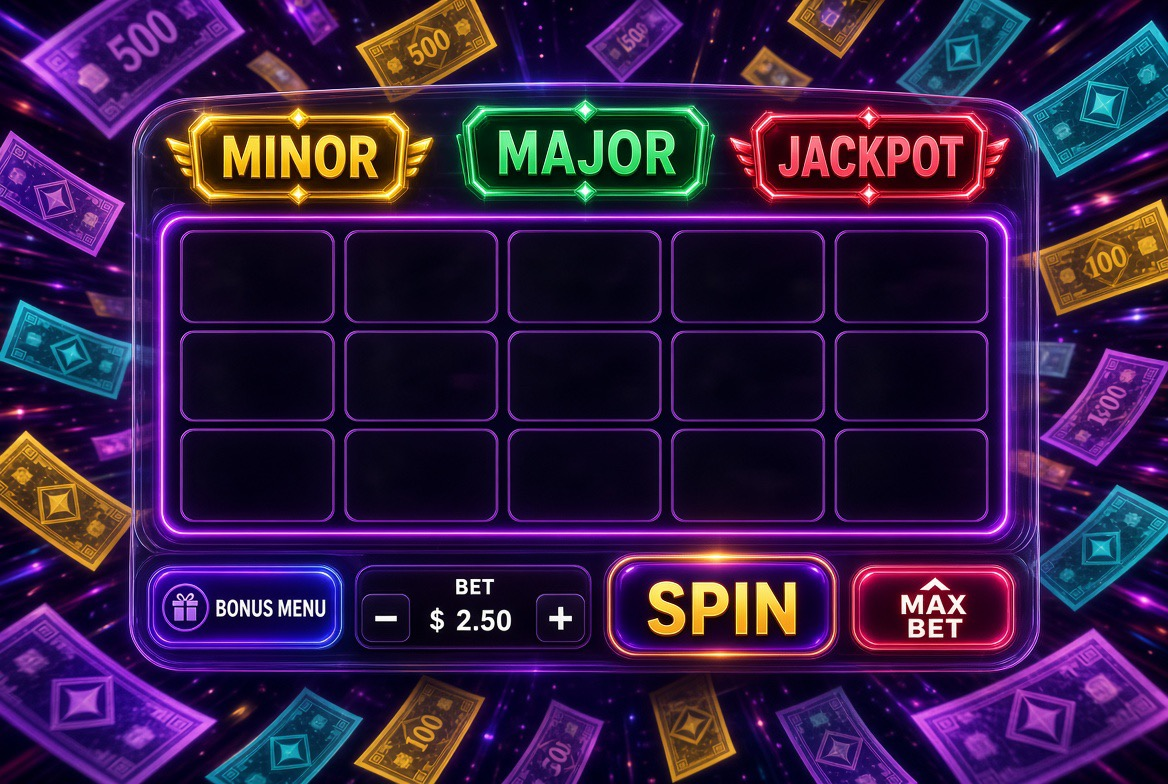
#> input picture tools/art/billets/decor-large.jpg, 1168 x 784 px; its folder holds 2 pictures in this run
$ python clean.py
#> lines starting #> are read from the running program, lines starting #| are printed output that depends on the picture
### tools/art/videobg.py
# Shared tools for the owner's animated slot backgrounds (one video for computers, one for phones held upright):
# read a video, erase painted parts on every frame (inpaint, smooth panel), make a seamless loop and write the files the
# game plays (×2, silent, H.264) + the first frame as poster. Used by tools/art/<game>/clean.py
# (pip install opencv-python-headless numpy pillow; needs ffmpeg).
#
# Seamless loop: the end fades into the start (FADE frames), then the first TAIL frames are written again after the end;
# the game jumps back by one loop (LOOP = (frames - FADE) / FPS seconds) while they play, so the video never stops on
# its last frame (core/videobg.js).
import os, subprocess
import numpy as np, cv2
from PIL import Image

FPS, FADE, TAIL, UP = 24, 24, 12, 2


# [4 lines left out: function read, not called in this run]


def gold(a):  # > 0 on gold / white paint, very negative on night-blue or purple panels
    a = a.astype(np.float32)
    return (a[..., 0] + a[..., 1]) / 2 - a[..., 2]


def lum(a):
    a = a.astype(np.float32)
    return 0.3 * a[..., 0] + 0.59 * a[..., 1] + 0.11 * a[..., 2]


def box(shape, x0, y0, x1, y1):
    m = np.zeros(shape[:2], bool); m[y0:y1, x0:x1] = True; return m


def disc(shape, cx, cy, r):
    yy, xx = np.mgrid[:shape[0], :shape[1]]
    return (xx - cx) ** 2 + (yy - cy) ** 2 <= r * r


def grow(m, n):
    return cv2.dilate(m.astype(np.uint8), np.ones((2 * n + 1, 2 * n + 1), np.uint8)) > 0 if n else m


def mend(f, m, r=4, soft=2.0):
    """inpaint the pixels of mask m, then soften them (feathered) so that no trace of the paint stays"""
    if not m.any(): return f
    g = cv2.inpaint(np.ascontiguousarray(f), m.astype(np.uint8), r, cv2.INPAINT_TELEA)
    b = cv2.GaussianBlur(g, (0, 0), soft)
    k = cv2.GaussianBlur(m.astype(np.float32), (0, 0), 1.2)[..., None]
    return (g * (1 - k) + b * k).clip(0, 255).astype(np.uint8)


# [26 lines left out: functions loop, write, make, not called in this run]

### tools/art/billets/clean.py
# Le Coffre-Fort: the owner's 2 pictures of 16 November 2026 (decor-large.jpg 1168 × 784 for computers, decor-haut.jpg
# 784 × 1168 for phones held upright: neon frame, MINOR / MAJOR / JACKPOT plates, bills flying) -> assets/games/billets/
# scene-large.webp / scene-haut.webp. Erased: the painted cells of the window (the game draws its 5 × 3 reels there), the
# painted bet « $ 2.50 » / « 25.00 » and, on the phone, « BALANCE 2,450.00 · TOTAL BET 25.00 · WIN 0.00 » (our plates).
#   python3 tools/art/billets/clean.py   (pip install opencv-python-headless numpy pillow)
import os, sys
import numpy as np
from PIL import Image
sys.path.insert(0, os.path.join(os.path.dirname(os.path.abspath(__file__)), '..'))
from videobg import mend, box, grow, lum

HERE = os.path.dirname(os.path.abspath(__file__)); OUT = os.path.join(HERE, '../../../assets/games/billets')
JOBS = {
    'large': {'win': (176, 226, 992, 525), 'txt': [(418, 601, 532, 640, 110)]},
    'haut': {'win': (118, 344, 666, 742), 'txt': [(322, 916, 458, 965, 110), (26, 1094, 762, 1140, 80)]},
}
for name, J in JOBS.items():
    a = np.asarray(Image.open(os.path.join(HERE, f'decor-{name}.jpg')).convert('RGB')).copy()
#> a is the input picture: shape (784, 1168, 3); mean R, G, B 52.2, 28.5, 68
    for (x0, y0, x1, y1, t) in J['txt']:
        a = mend(a, grow(box(a.shape, x0, y0, x1, y1) & (lum(a) > t), 3), 6, 2.5)
#> this loop made 1 pass
#> pass 1, in mend, `b = cv2.GaussianBlur(g, (0, 0), soft)`:
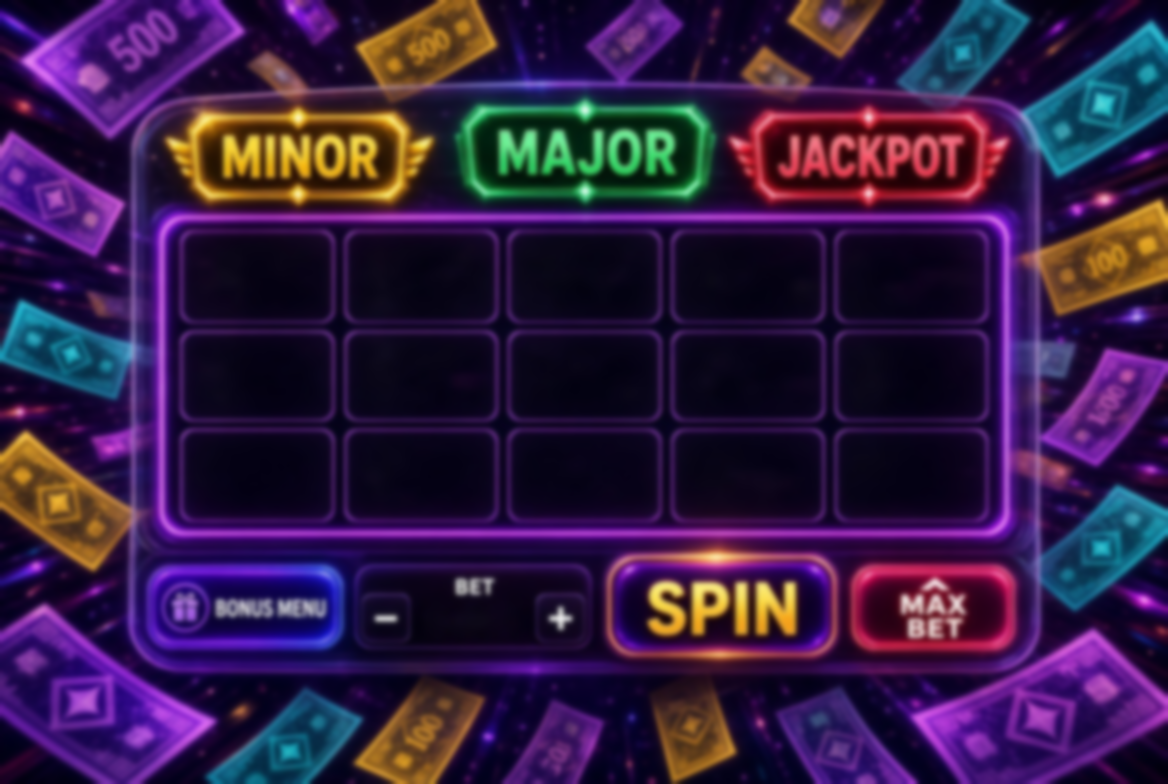
#> b: shape (784, 1168, 3); mean R, G, B 52, 28.4, 67.8
#> pass 1, in mend, `k = cv2.GaussianBlur(m.astype(np.float32), (0, 0), 1.2)[..., None]`:
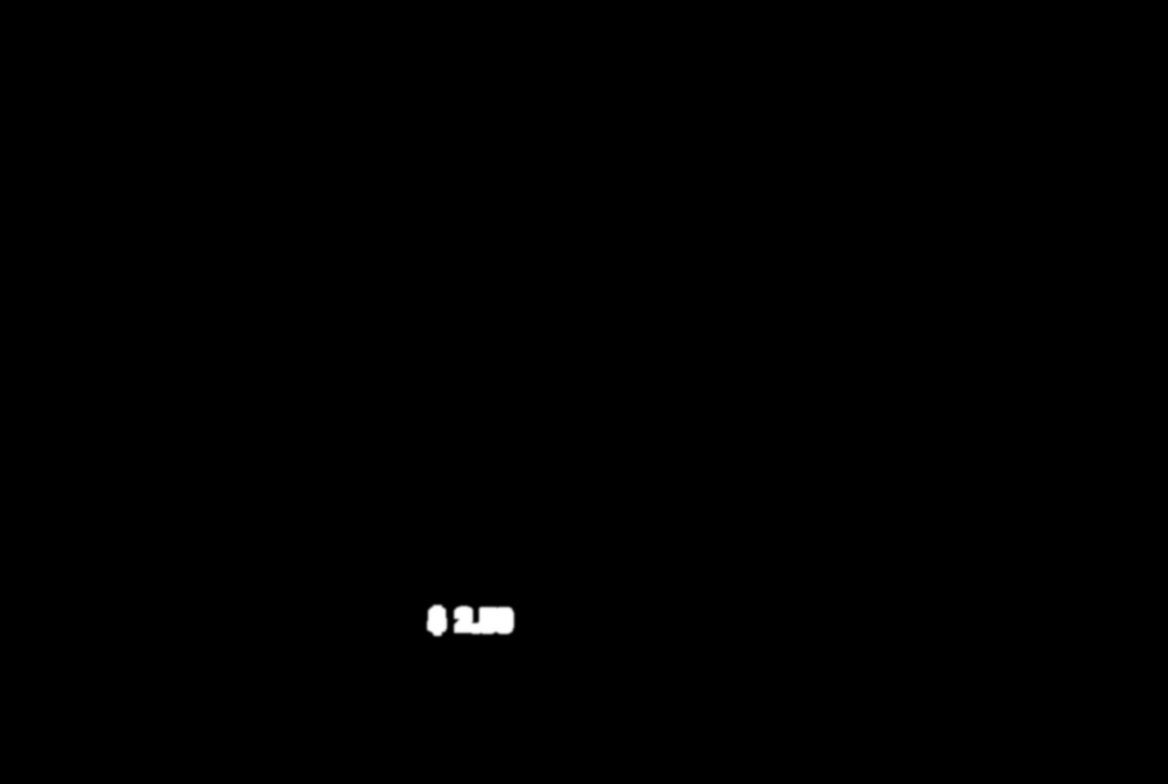
#> k: shape (784, 1168, 1) float32; min 0, max 1, mean 0.00215
    x0, y0, x1, y1 = J['win']                       # the window: one dark glass, faintly lit in the middle
    h, w = y1 - y0, x1 - x0
    yy, xx = np.mgrid[:h, :w]
    d = np.sqrt(((xx - w / 2) / (w / 2)) ** 2 + ((yy - h / 2) / (h / 2)) ** 2)
    glow = np.clip(1 - d, 0, 1)[..., None]
    a[y0:y1, x0:x1] = (np.array([8, 4, 16]) * (1 - glow) + np.array([26, 10, 44]) * glow).astype(np.uint8)
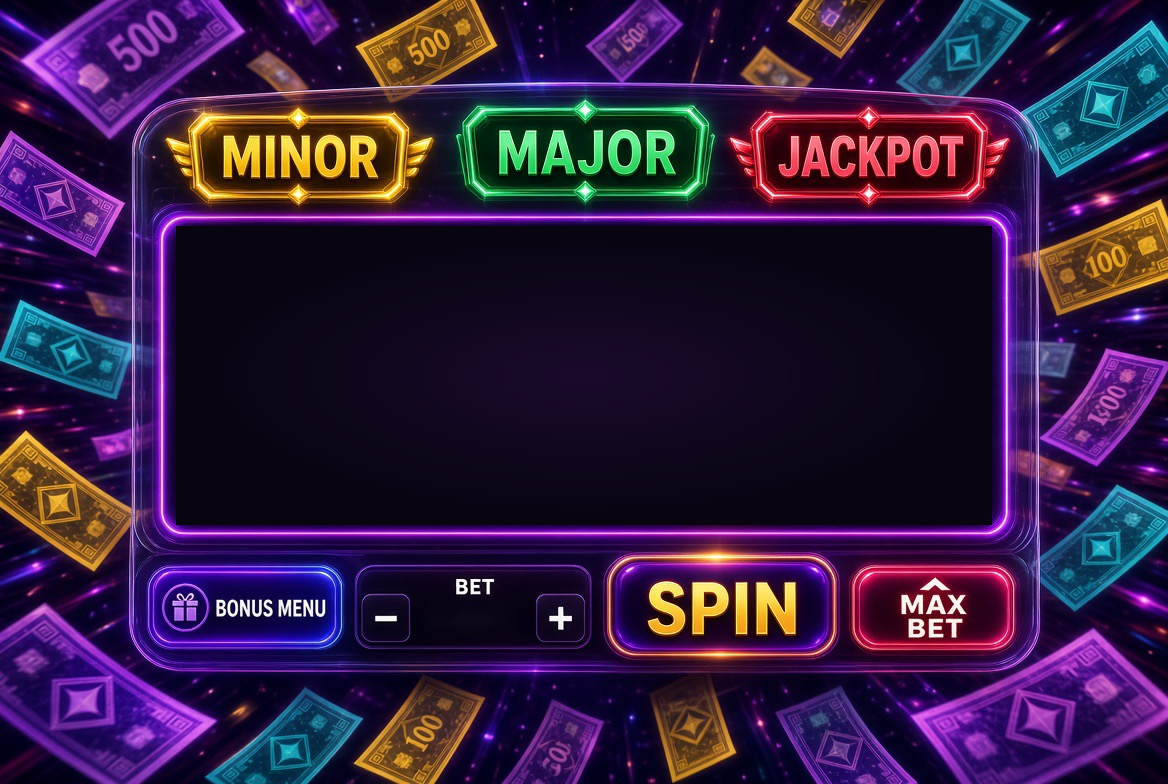
#> a: shape (784, 1168, 3); mean R, G, B 50.7, 28.1, 64.4
    Image.fromarray(a).save(os.path.join(OUT, f'scene-{name}.webp'), quality=86, method=6)
#> pass 2 of the loop `for name, J in JOBS.items():`:
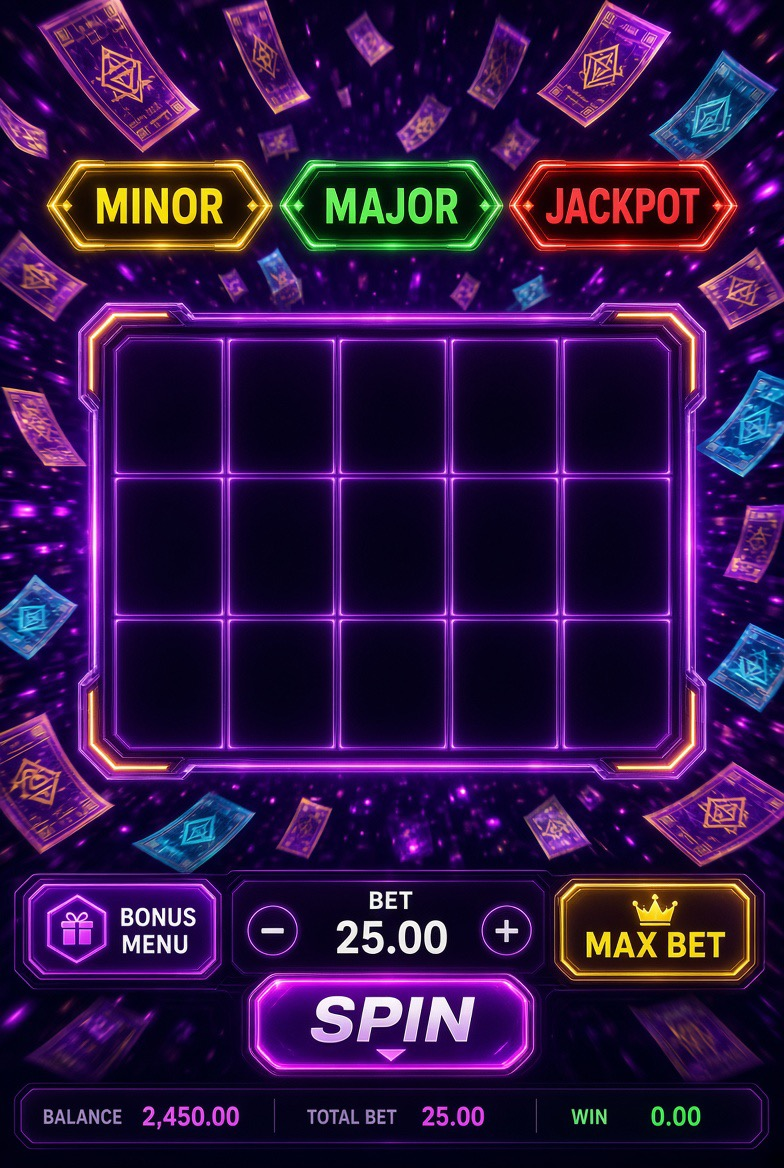
#> input picture tools/art/billets/decor-haut.jpg, 784 x 1168 px
#> a is the input picture: shape (1168, 784, 3); mean R, G, B 48.3, 20.8, 69.5
#> the loop `for (x0, y0, x1, y1, t) in J['txt']:` made 2 passes
#> pass 1, in mend (call 2), `k = cv2.GaussianBlur(m.astype(np.float32), (0, 0), 1.2)[..., None]`:
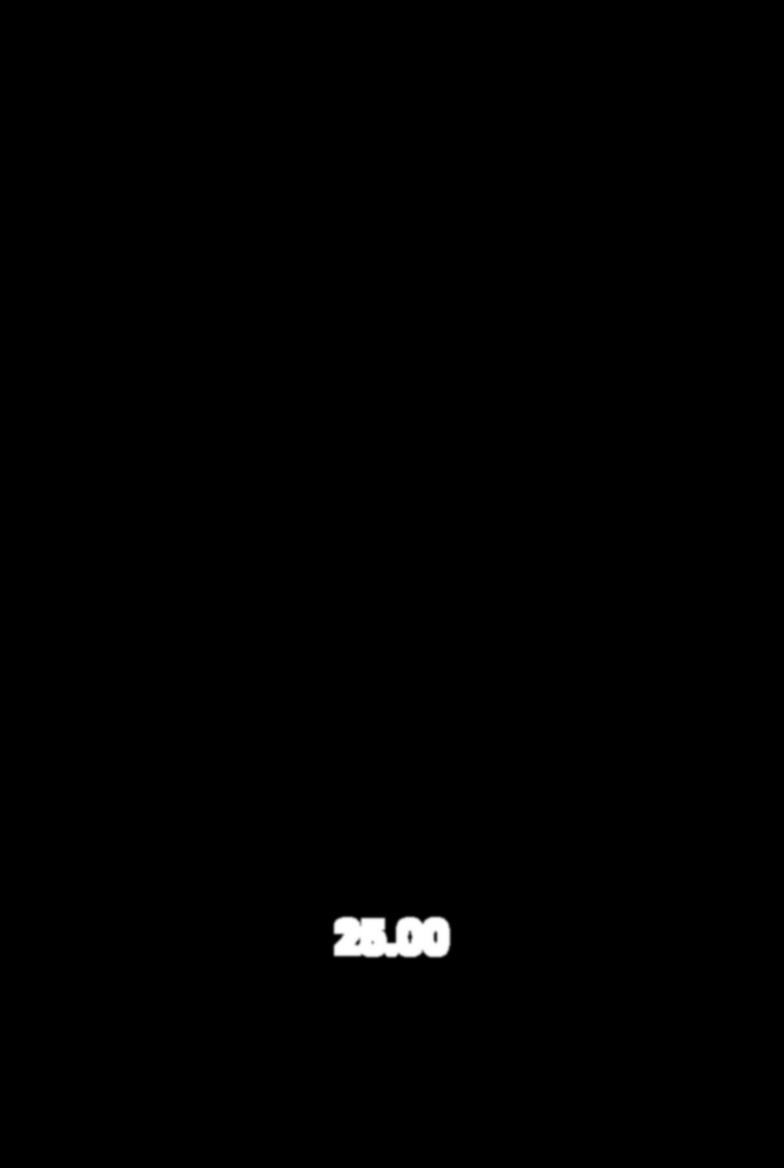
#> k: shape (1168, 784, 1) float32; min 0, max 1, mean 0.00427
#> `a[y0:y1, x0:x1] = (np.array([8, 4, 16]) * (1 - glow) + np.array([26, 1..`:
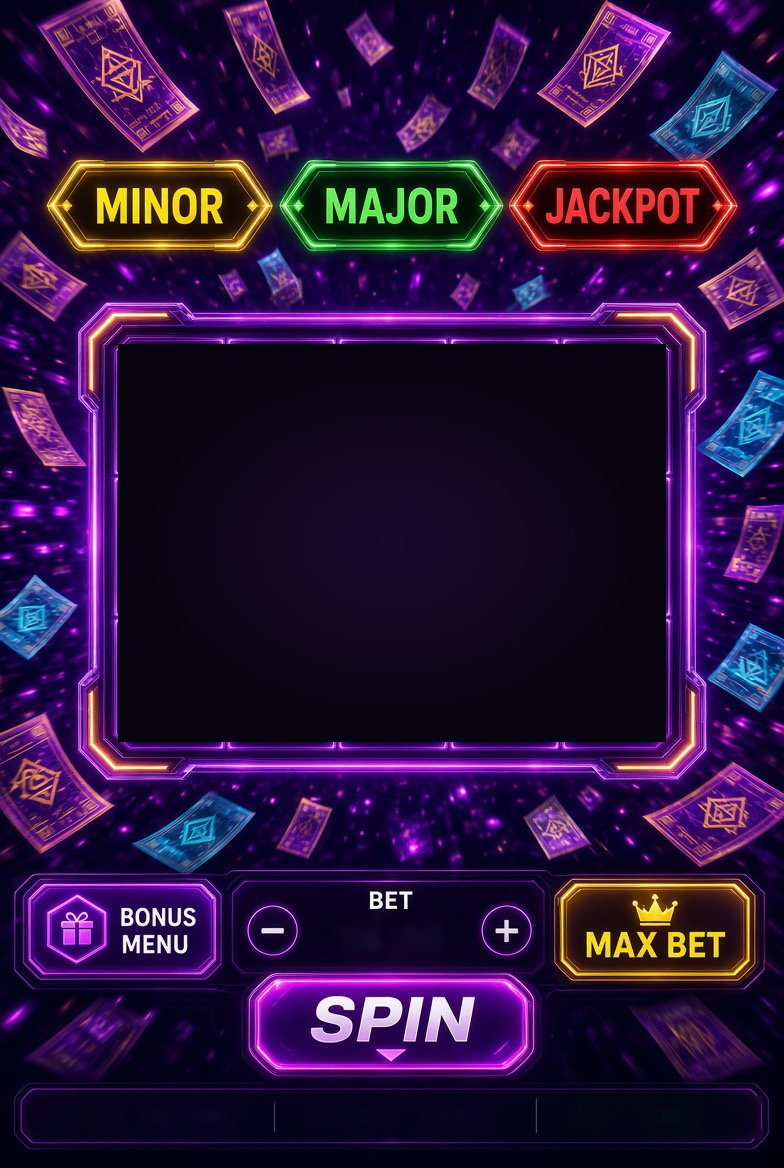
#> a: shape (1168, 784, 3); mean R, G, B 44.5, 19.9, 61.7
print('ok')
